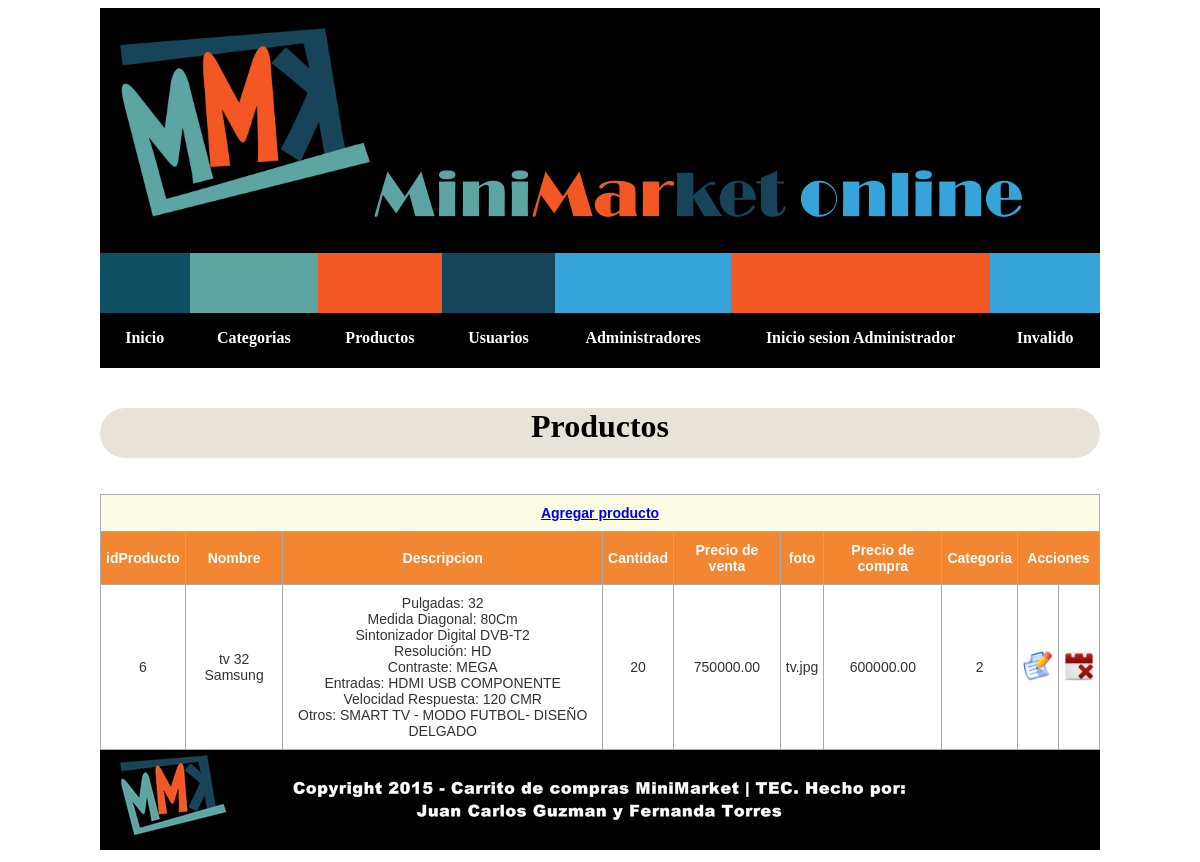
The app's page /Admin/productos.php, older data.
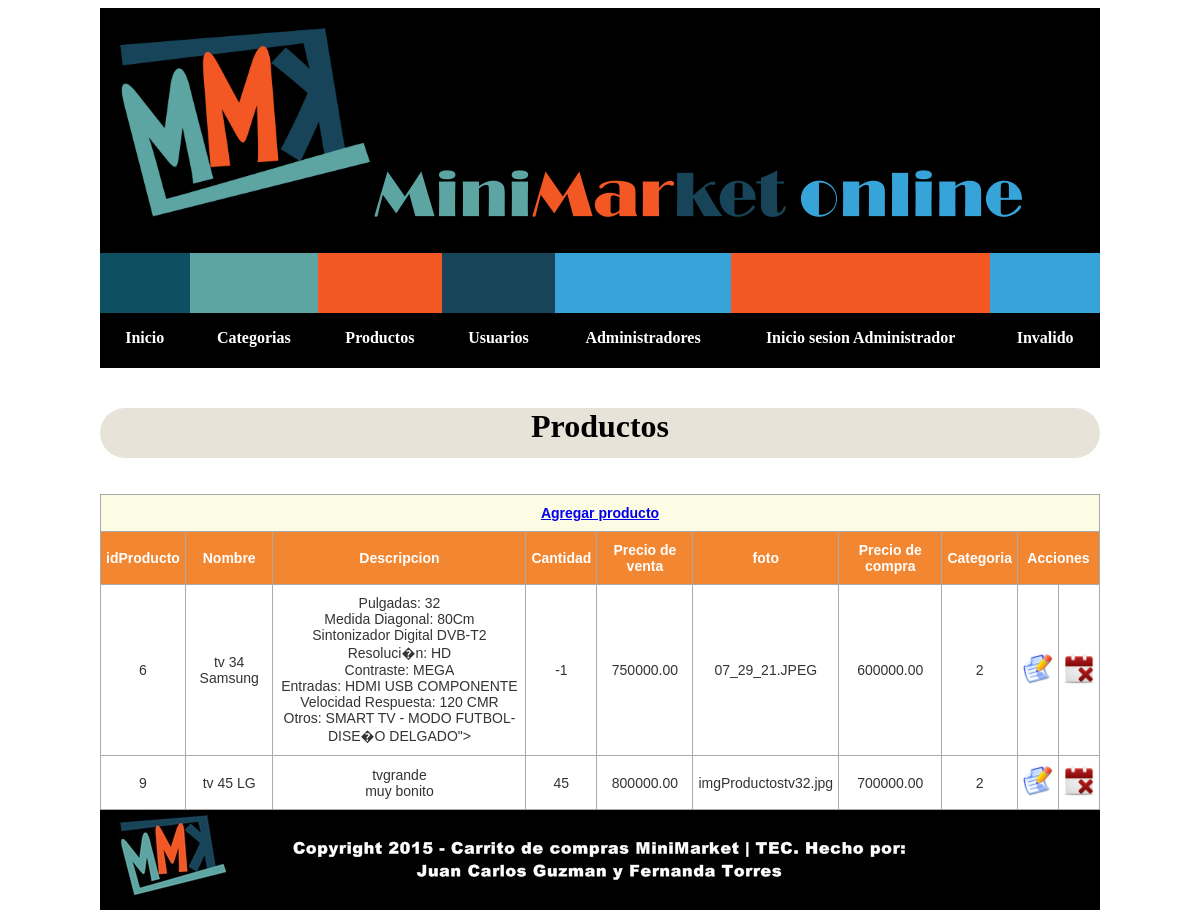
The same page, newer data.
### tables this page shows
CREATE TABLE IF NOT EXISTS `productos` (
`idProducto` int(11) NOT NULL,
  `nombre` varchar(45) NOT NULL,
  `descripcion` varchar(400) NOT NULL,
  `cantidad` int(3) NOT NULL,
  `presioVenta` double(10,2) NOT NULL,
  `foto` varchar(45) NOT NULL,
  `PresioCompra` double(10,2) NOT NULL,
  `Categorias_idCat` int(11) NOT NULL
);

### Admin/productos.php (the view, shortened to what this page needs)
<?php
        $mysql = new conexion();
        $mysqli=$mysql->conctar();
$sql ="SELECT * FROM productos";
$consulta= $mysqli->query($sql);
?>
<!DOCTYPE html>
<html>
    <head>
        <link rel="stylesheet" href="css/estiloProductos.css" type="text/css" media="screen" />
    </head>
    <?php include 'header.php';?>
    <body>
        <h1>Productos</h1>
        <br>
        <br>
        <div id="prod">
        <table class="tg">
        <tr>
            <th class="tg-rvy5" colspan="10"><a href="agregarPoducto.php">Agregar producto </a></th>
        </tr>
        <tr>
            <td class="tg-1ttd">idProducto</td>
            <td class="tg-1ttd">Nombre</td>
            <td class="tg-1ttd">Descripcion</td>
            <td class="tg-1ttd">Cantidad</td>
            <td class="tg-1ttd">Precio de venta</td>
            <td class="tg-1ttd">foto</td>
            <td class="tg-1ttd">Precio de compra</td>
            <td class="tg-1ttd">Categoria</td>
            <td class="tg-1ttd" colspan="2">Acciones</td>
        </tr>
        <?php while($campos=mysqli_fetch_object($consulta)){?>
        <tr>
            <td class="tg-031e"><?php echo $campos->idProducto; ?></td>
            <td class="tg-031e"><?php echo $campos->nombre; ?></td>
            <td class="tg-031e"><?php echo $campos->descripcion; ?></td>
            <td class="tg-031e"><?php echo $campos->cantidad; ?></td>
            <td class="tg-031e"><?php echo $campos->presioVenta; ?></td>
            <td class="tg-031e"><?php echo $campos->foto; ?></td>
            <td class="tg-031e"><?php echo $campos->PresioCompra;?></td>
            <td class="tg-031e"><?php echo $campos->Categorias_idCat;?></td>
            <td class="tg-031e"><a class="ac"href="#"
            onclick="modificarProducto(<?php echo $campos->idProducto; ?>)">
            <img src="../img/modificar.png" width="30px" height="30px"/></a></td>
            <td class="tg-031e"><a class="ac"href="#"  onclick="eliminarProducto(<?php echo $campos->idProducto; ?>)"><img src="../img/remove_event_256.png" width="30px" height="30px"/></a></td>
        </tr>
        <?php }?>
        </table>
            </div>
    </body>
     <div id="foot"><?php include './footer.php';?></div>
</html>

### Admin/header.php (shortened to what this page needs)
<header>
    <link rel="stylesheet" href="../css/style.css" type="text/css" media="screen" />
        <div id="banner">
            <img id="log" src="../img/logo.png">
            <img id="bann" src="../img/banner.png">
            <div id="prue">
            <p> <?php if (!isset($_SESSION["admins"])) {
			echo "Invitado";}else {echo $_SESSION["admins"];} ?> </p>
            </div>
        </div>
        <div id="navi">
         <nav>
            <ul>
            <li><a href="index.php"><span class="primero"><i class="icon icon-house"></i></span>Inicio</a></li>
            <li><a href="categoria.php"><span class="segundo"><i class="icon icon-tag"></i></span>Categorias</a></li>
            <li><a href="productos.php"><span class="tercero"><i class="icon icon-suitcase"></i></span>Productos</a></li>
            <li><a href="usuarios.php"><span class="cuarto"><i class="icon icon-text"></i></span>Usuarios</a></li>
            <li><a href="admins.php"><span class="quinto"><i class="icon icon-mail"></i></span>Administradores</a></li>
            <li><a href="#"><span class="tercero"><i class="icon icon-suitcase"></i></span>Inicio sesion Administrador</a>
            </li>
            <li><a href="#"><span class="quinto"><i class="icon icon-text"></i></span><?php if (!isset($_SESSION["admins"])) {
            echo "Invalido";}else {echo $_SESSION["admins"];} ?></a>
            </li>
            </ul>
        </nav>
    </div>
</header>

### Admin/footer.php
<footer>
    <img src="../img/footer.jpg">
</footer>

### Admin/css/estiloProductos.css (style rules this page uses)
h1 { text-align: CENTER; font-family: fantasy; border-radius: 29px 29px 29px 29px; -moz-border-radius: 29px 29px 29px 29px; -webkit-border-radius: 29px 29px 29px 29px; border: 0px solid #000000; background:#e8e3d8; width: 1000px; height: 50px; margin: 0 auto; }
.tg { border-collapse:collapse;border-spacing:0;border-color:#aaa; margin: 0 auto; width: 1000px; margin: 0 auto; text-align: center; }
.tg td { font-family:Arial, sans-serif;font-size:14px;padding:10px 5px;border-style:solid;border-width:1px;overflow:hidden;word-break:normal;border-color:#aaa;color:#333;background-color:#fff; }
.tg th { font-family:Arial, sans-serif;font-size:14px;font-weight:normal;padding:10px 5px;border-style:solid;border-width:1px;overflow:hidden;word-break:normal;border-color:#aaa;color:#fff;background-color:#f38630; }
.tg .tg-rvy5 { font-weight:bold;background-color:#fcfbe3;color:#000000;text-align:center }
.tg .tg-1ttd { background-color:#f38630;font-weight:bold;color:#ffffff }
#prod { margin: 0 auto; }
#foot { margin: 0 auto; margin-left: auto; margin-right: auto; width: 1000px; }

### css/style.css (style rules this page uses)
* { padding:0; }
nav { font-weight: bold; top:-20px; position: relative; left:0; right:0; margin:20px auto; max-width:1000px; width:90; }
nav ul { list-style:none; }
nav > ul { display:table; width:100%; background:#000; position:relative; }
nav > ul li { display:table-cell; }
nav > ul li a { color:#fff; display:block; line-height:20px; padding:20px; position: relative; text-align:center; text-decoration:none; -webkit-transition: all .3s ease; -moz-transition: all .3s ease; -ms-transition: all .3s ease; -o-transition: all .3s ease; transition: all .3s ease; }
nav > ul > li > a span { background:#174459; display:block; height:100%; width:100%; left:0; position:absolute; top:-55px; -webkit-transition: all .3s ease; -moz-transition: all .3s ease; -ms-transition: all .3s ease; -o-transition: all .3s ease; transition: all .3s ease; }
nav ul li a .primero { background:#0e5061; }
nav ul li a .segundo { background:#5da5a2; }
nav ul li a .tercero { background:#f25724; }
nav ul li a .cuarto { background:#174459; }
nav ul li a .quinto { background:#37a4d9; }
#banner { margin: 0 auto; background: black; height:300px; width:1000px }
#log { margin-left: 20px; width:250px; margin-top:20px; }
#navi { margin-top: 2px; }
#foot { margin: 0 auto; margin-left: auto; margin-right: auto; width: 1000px; }

Row changes from the older to the newer data that the page shows:
changed productos id 6: nombre "tv 32 Samsung" → "tv 34 Samsung"; descripcion "…80Cm Sintonizador Digital DVB-T2 Resolución: HD Contraste: MEGA Entradas: HDMI USB COMPONENTE Velocidad Respuesta: 120 CMR Otros: SMART TV - MODO FUTBOL- DISEÑO DELGADO" → "…80Cm Sintonizador Digital DVB-T2 Resoluci�n: HD Contraste: MEGA Entradas: HDMI USB COMPONENTE Velocidad Respuesta: 120 CMR Otros: SMART TV - MODO FUTBOL- DISE�O DELGADO\">"; cantidad "20" → "-1"; foto "tv.jpg" → "07_29_21.JPEG"
added productos: idProducto "9", nombre "tv 45 LG", descripcion "tvgrande muy bonito", cantidad "45", presioVenta "800000.00", foto "imgProductostv32.jpg", PresioCompra "700000.00", Categorias_idCat "2"
